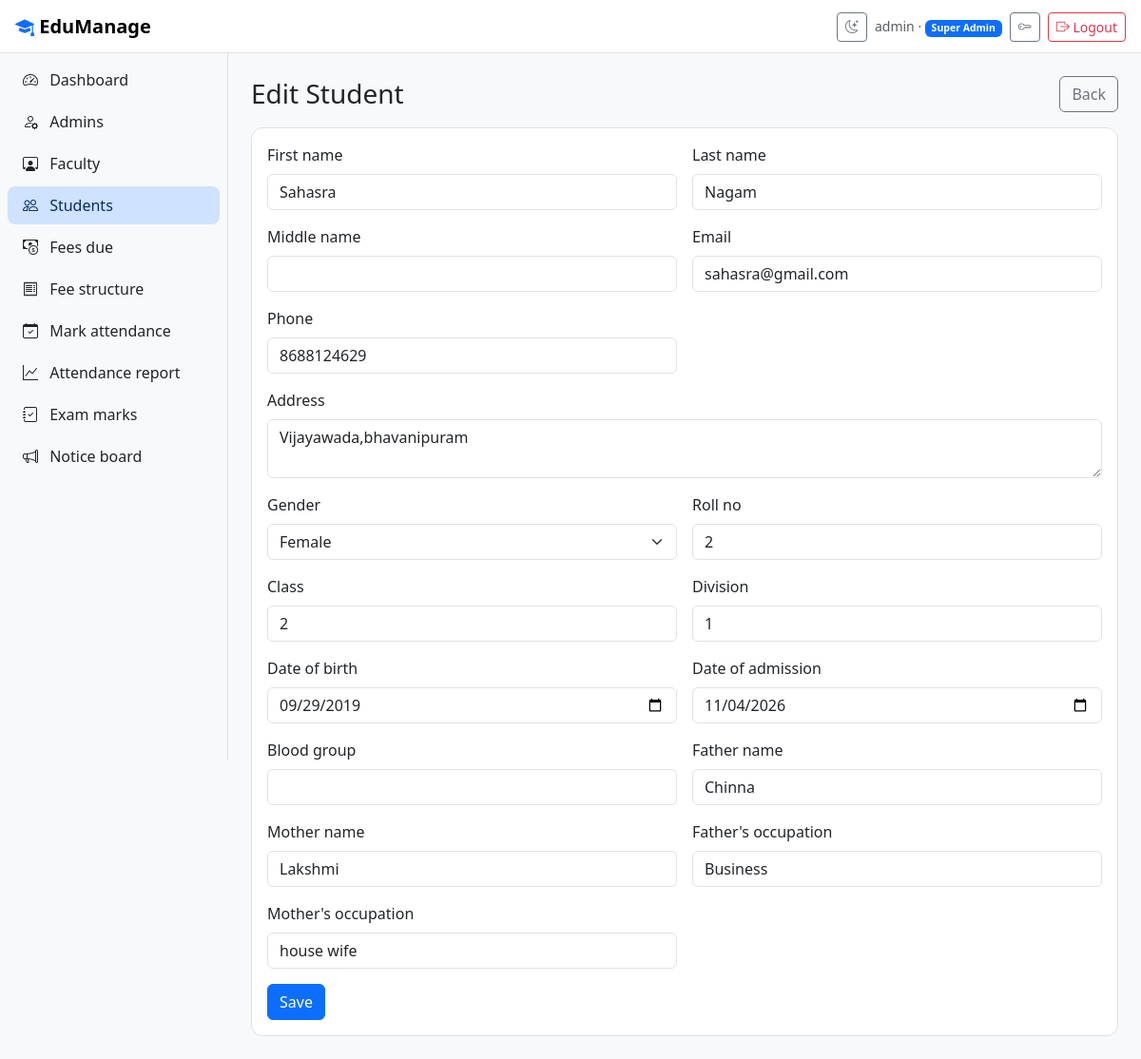
Screenshot of /students/1/edit/ (signed in) with the database file from the repository.
### core/models.py (models this page shows, shortened)
class User(AbstractUser):
    class Role(models.TextChoices):
        SUPERADMIN = "superadmin", "Super Admin"
        ADMIN = "admin", "Admin"
        FACULTY = "faculty", "Faculty"
        STUDENT = "student", "Student"
    GENDERS = [("Male", "Male"), ("Female", "Female"), ("Other", "Other")]
    PREFIX = {"superadmin": "SA", "admin": "AD", "faculty": "FT", "student": "ST"}
    role = models.CharField(max_length=12, choices=Role.choices, default=Role.STUDENT)
    code = models.CharField("ID", max_length=12, unique=True, null=True, blank=True)
    phone = models.CharField(max_length=15, blank=True, validators=[phone_validator])
    address = models.TextField(blank=True)
    gender = models.CharField(max_length=10, choices=GENDERS, blank=True)
    must_change_password = models.BooleanField(default=False)
    @property
    def display_name(self):
        return self.get_full_name() or self.username

class Person(models.Model):
    user = models.OneToOneField(User, on_delete=models.CASCADE)
    middle_name = models.CharField(max_length=45, blank=True)
    dob = models.DateField("Date of birth")
    class Meta:
        abstract = True

class Student(Person):
    user = models.OneToOneField(User, on_delete=models.CASCADE, related_name="student")
    roll_no = models.PositiveIntegerField()
    std = models.PositiveSmallIntegerField("Class")
    division = models.CharField(max_length=1)
    father_name = models.CharField(max_length=100)
    mother_name = models.CharField(max_length=100)
    father_occ = models.CharField("Father's occupation", max_length=100, blank=True)
    mother_occ = models.CharField("Mother's occupation", max_length=100, blank=True)
    blood_group = models.CharField(max_length=4, blank=True)
    doa = models.DateField("Date of admission", default=timezone.localdate)
    class Meta:
        unique_together = ("std", "division", "roll_no")
        ordering = ["std", "division", "roll_no"]

### core/views.py (the view)
# urls.py: path("students/<int:pk>/edit/", v.StudentEdit.as_view(), name="student_edit"),
class StudentEdit(AccountUpdateView):
    roles = ("admin",)
    model, form_class, title, key = Student, StudentForm, "Student", "student"

### core/forms.py (shortened to what this page needs)
class StudentForm(AccountForm):
    ROLE = "student"
    field_order = USER_FIELDS[:2] + ["middle_name"] + USER_FIELDS[2:]
    class Meta:
        model = Student
        fields = ["middle_name", "roll_no", "std", "division", "dob", "doa", "blood_group",
                  "father_name", "mother_name", "father_occ", "mother_occ"]
        widgets = {"dob": date_widget(), "doa": date_widget()}

### core/forms.py (called while the page is built)
    def _profile_user(self):
        return self.instance.user if self.instance.pk else None

### core/views.py (called while the page is built)
    def test_func(self):
        role = self.request.user.role
        return role in self.roles or (role == "superadmin" and "admin" in self.roles)

    def get_context_data(self, **kw):
        ctx = super().get_context_data(**kw)
        ctx.update(title=f"Edit {self.title}", back=reverse(f"{self.key}_list"))
        return ctx

### core/templates/core/form_page.html (shortened to what this page needs)
{% extends 'base.html' %}
{% block content %}
<div class="d-flex justify-content-between align-items-center mb-3">
  <h1 class="h3 mb-0">{{ title }}</h1><a class="btn btn-outline-secondary" href="{{ back }}">Back</a>
</div>
<div class="card"><div class="card-body">
  <form method="post" novalidate class="row g-3">{% csrf_token %}
    {% for field in form %}
      <div class="{% if field.name == 'address' or field.name == 'body' or field.name == 'qualification' %}col-12{% else %}col-md-6{% endif %}">
        <label class="form-label" for="{{ field.id_for_label }}">{{ field.label }}</label>
        {{ field }}
      </div>
    {% endfor %}
    <div class="col-12"><button class="btn btn-primary">Save</button></div>
  </form>
</div></div>
{% endblock %}

### core/templates/base.html (shortened to what this page needs)
{% load static %}<!doctype html>
<html lang="en" data-bs-theme="light">
<head>
  <link href="https://cdn.jsdelivr.net/npm/bootstrap@5.3.3/dist/css/bootstrap.min.css" rel="stylesheet">
  <link href="https://cdn.jsdelivr.net/npm/bootstrap-icons@1.11.3/font/bootstrap-icons.css" rel="stylesheet">
  <link href="{% static 'css/style.css' %}" rel="stylesheet">
</head>
<body>
{% if user.is_authenticated %}
<nav class="navbar sticky-top topbar px-3">
  <div class="d-flex align-items-center gap-2">
    <a class="navbar-brand fw-bold mb-0" href="{% url 'dashboard' %}"><i class="bi bi-mortarboard-fill text-primary"></i> EduManage</a>
  </div>
  <div class="d-flex align-items-center gap-2">
    <button class="btn btn-sm btn-outline-secondary" id="themeToggle" title="Toggle dark mode"><i class="bi bi-moon-stars"></i></button>
    <span class="small text-body-secondary d-none d-md-inline">{{ user.display_name }} · <span class="badge text-bg-primary">{{ user.get_role_display }}</span></span>
    <a class="btn btn-sm btn-outline-secondary" href="{% url 'password_change' %}" title="Change password"><i class="bi bi-key"></i></a>
    <form method="post" action="{% url 'logout' %}" class="m-0">{% csrf_token %}<button class="btn btn-sm btn-outline-danger"><i class="bi bi-box-arrow-right"></i> Logout</button></form>
  </div>
</nav>
<div class="shell">
  <div class="offcanvas-lg offcanvas-start sidebar" tabindex="-1" id="side">
    <div class="offcanvas-body flex-column p-2">
      <ul class="nav nav-pills flex-column gap-1">
        <li><a class="nav-link" href="{% url 'dashboard' %}"><i class="bi bi-speedometer2"></i> Dashboard</a></li>
        {% if user.role == 'superadmin' %}
          <li><a class="nav-link" href="{% url 'admin_list' %}"><i class="bi bi-person-gear"></i> Admins</a></li>
        {% endif %}
        {% if user.role == 'admin' or user.role == 'superadmin' %}
          <li><a class="nav-link" href="{% url 'faculty_list' %}"><i class="bi bi-person-workspace"></i> Faculty</a></li>
          <li><a class="nav-link" href="{% url 'student_list' %}"><i class="bi bi-people"></i> Students</a></li>
          <li><a class="nav-link" href="{% url 'fees_due' %}"><i class="bi bi-cash-coin"></i> Fees due</a></li>
          <li><a class="nav-link" href="{% url 'fee_structure' %}"><i class="bi bi-receipt"></i> Fee structure</a></li>
        {% endif %}
        {% if user.role == 'faculty' or user.role == 'admin' or user.role == 'superadmin' %}
          <li><a class="nav-link" href="{% url 'attendance_mark' %}"><i class="bi bi-calendar-check"></i> Mark attendance</a></li>
          <li><a class="nav-link" href="{% url 'attendance_report' %}"><i class="bi bi-graph-up"></i> Attendance report</a></li>
          <li><a class="nav-link" href="{% url 'marks_home' %}"><i class="bi bi-journal-check"></i> Exam marks</a></li>
        {% endif %}
        <li><a class="nav-link" href="{% url 'notice_list' %}"><i class="bi bi-megaphone"></i> Notice board</a></li>
      </ul>
    </div>
  </div>
  <main class="content">
    {% block content %}{% endblock %}
  </main>
</div>
{% else %}
  <div class="auth-wrap">
    {% for m in messages %}<div class="alert alert-info">{{ m }}</div>{% endfor %}
    {% block auth %}{% endblock %}
  </div>
{% endif %}
</body>
</html>

### static/css/style.css (style rules this page uses)
:root { --sidebar-w: 240px; }
body { background: var(--bs-tertiary-bg); }
.topbar { background: var(--bs-body-bg); border-bottom: 1px solid var(--bs-border-color); height: 56px; }
.shell { display: flex; min-height: calc(100vh - 56px); }
.sidebar { width: var(--sidebar-w); flex-shrink: 0; background: var(--bs-body-bg); border-right: 1px solid var(--bs-border-color); }
@media (min-width: 992px) { .sidebar { position: sticky; top: 56px; height: calc(100vh - 56px); } }
.sidebar .nav-link { color: var(--bs-body-color); border-radius: .5rem; }
.sidebar .nav-link i { margin-right: .5rem; }
.sidebar .nav-link:hover, .sidebar .nav-link.active { background: var(--bs-primary-bg-subtle); color: var(--bs-primary-text-emphasis); }
.content { flex: 1; padding: 1.5rem; min-width: 0; }
.card { border-radius: .75rem; border-color: var(--bs-border-color); }

### rows the page displays
User: display_name "admin", role "Super Admin"
User: form "Sahasra" "Nagam" "sahasra@gmail.com" "8688124629" "Vijayawada,bhavanipuram"
Student: form "2" "2" "1" "09/29/2019" "11/04/2026" "Chinna" "Lakshmi" "Business" "house wife"

### other values shown
{{ title }} "Edit Student"
{{ field.label }} "First name" "Last name" "Middle name" "Email" "Phone" "Address" "Gender" "Roll no" "Class" "Division" "Date of birth" "Date of admission" "Blood group" "Father name" "Mother name" "Father's occupation" "Mother's occupation"
